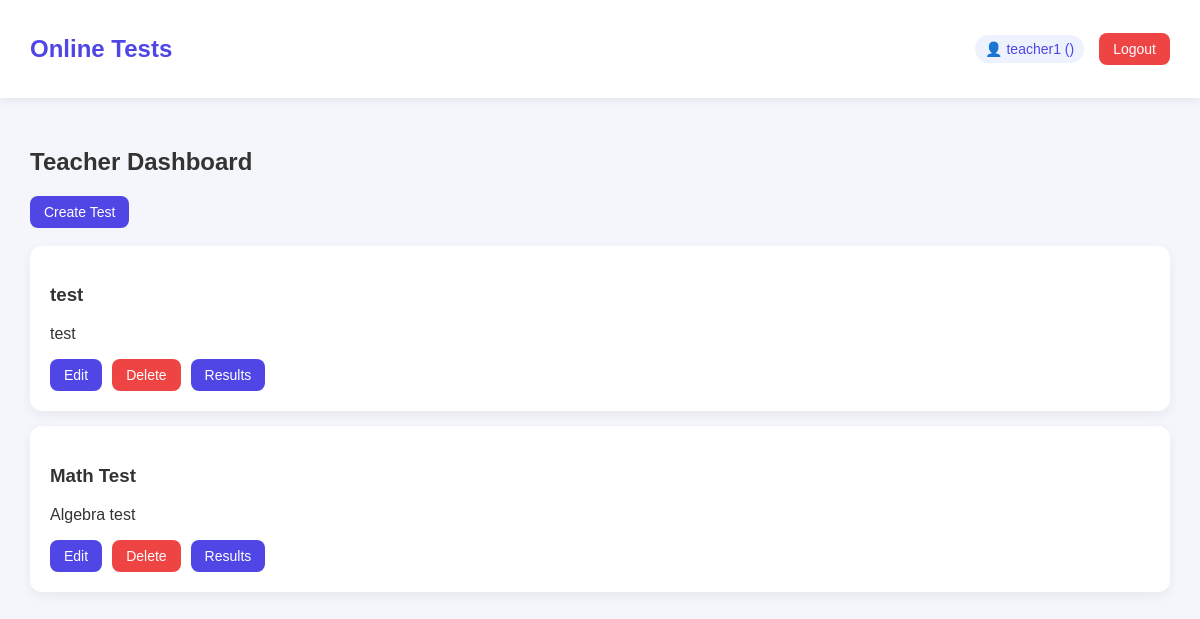
The page /teacher/ (signed in) on the database as committed earlier.
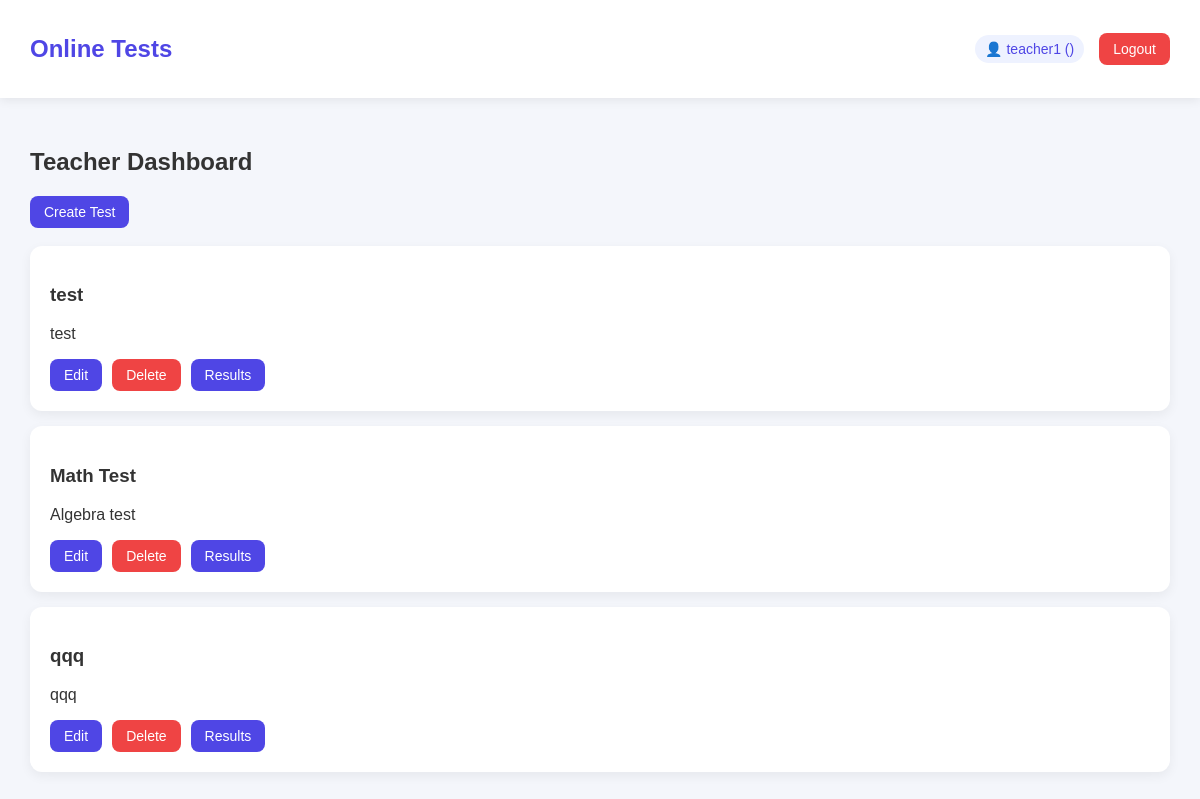
The same page on the database as committed later.
### tests/models.py (models this page shows)
class Test(models.Model):
    title = models.CharField(max_length=200)
    description = models.TextField()
    pdf_file = models.FileField(upload_to="tests/")
    question_count = models.IntegerField()
    teacher = models.ForeignKey(User, on_delete=models.CASCADE)

### tests/views.py (the view)
# urls.py: path('teacher/', teacher_dashboard, name='teacher_dashboard'),
def teacher_dashboard(request):
    tests = Test.objects.filter(teacher=request.user)
    return render(request, "teacher/dashboard.html", {"tests": tests})

### templates/teacher/dashboard.html (shortened to what this page needs)
{% extends "base.html" %}
{% block content %}
<div class="container">
<h2> Teacher Dashboard</h2>
<a href="/teacher/create_test/">
    <button> Create Test</button>
</a>
<br><br>
{% for test in tests %}
<div class="card">
<h3>{{ test.title }}</h3>
<p>{{ test.description }}</p>
<div style="display:flex; gap:10px;">
<a href="/teacher/add-questions/{{ test.id }}/">
    <button> Edit</button>
</a>
<button class="danger" onclick="deleteTest({{ test.id }})">
     Delete
</button>
<a href="/teacher/results/{{ test.id }}/">
    <button> Results</button>
</a>
</div>
</div>
{% endfor %}
</div>
{% endblock %}

Rows that differ between the two databases and show on the page:
added Test: title "qqq", description "qqq"
